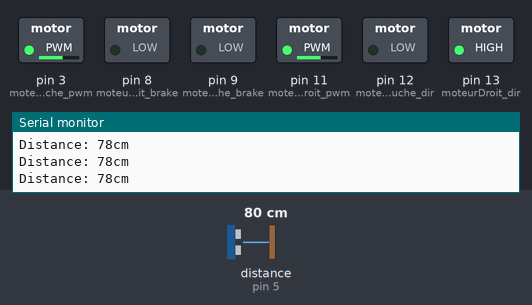
Simulated run of this sketch. Board: Arduino Uno, built with avr-gcc and run on an emulated ATmega328P. Parts: switched loads named in the sketch (green lamp = pin HIGH), the last lines printed to the serial monitor. Wiring (inferred from the names in the program): ultrasonic range finder: trigger pin 4; echo pin 5. Inputs (shaded band) come from the test bench; at power-on: distance to the obstacle (sensor on pin 5) 80 cm. The echo pulse lasts 58.3 µs per cm; pins used as bus, display or sensor lines are not drawn.

Above: at 1.2 s.
1.3 s: distance to the obstacle (sensor on pin 5) set to 55 cm
2.8 s: distance to the obstacle (sensor on pin 5) set to 49 cm
At 3.6 s:
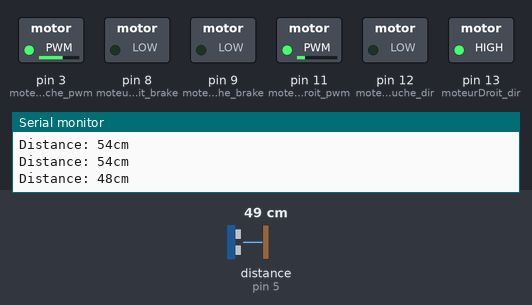
At 4.9 s:
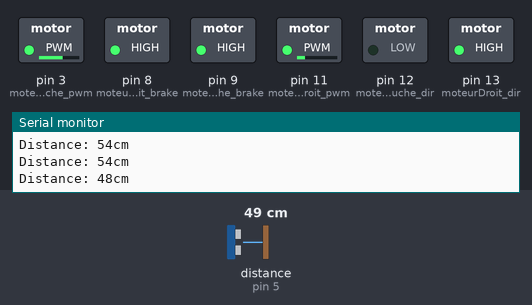
Timing chart, 0 to 6.4 s (numbered marks = the images above; inputs shaded):
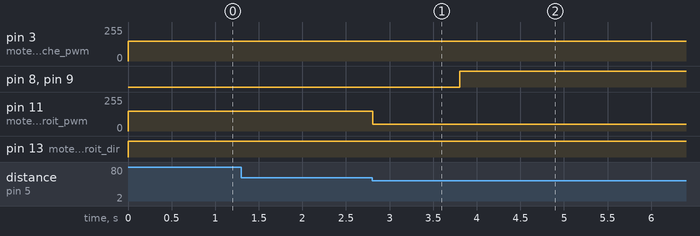

The sketch:

avancer_detection.ino
```cpp
#include <NewPing.h>
#include <Servo.h>

// Pins pour les moteurs (moteurs du même côté couplés ensemble)
const int moteurGauche_dir = 12;
const int moteurGauche_pwm = 3;
const int moteurGauche_brake = 9;
const int moteurDroit_dir = 13;
const int moteurDroit_pwm = 11;
const int moteurDroit_brake = 8;

//sonar
const int trigPin = 4;
const int echoPin = 5;

//pour calcul de la distance du sonar
long duration;
int distance;
int obstacle = 0;

int pwm =150;
int pwm_g = 150;
int pwm_d = 150;

void setup() {
  //Configurations des pins pour le sonar
  pinMode(trigPin, OUTPUT);
  pinMode(echoPin, INPUT);
  Serial.begin(115200);

  // Configuration des pins pour les moteurs
  pinMode(moteurGauche_dir, OUTPUT);
  pinMode(moteurGauche_pwm, OUTPUT);
  pinMode(moteurGauche_brake, OUTPUT);
  pinMode(moteurDroit_dir, OUTPUT);
  pinMode(moteurDroit_pwm, OUTPUT);
  pinMode(moteurDroit_brake, OUTPUT);

}

void loop() {

  avancer();

  while(obstacle !=1){
    eval_obstacle_devant();
  }

  pwm_d=50;
  digitalWrite(moteurDroit_dir, HIGH); //Move forward
  analogWrite(moteurDroit_pwm, pwm_d);
  delay(1000);
  arreter();

  //arreter();
  obstacle = 0;
}

void avancer() {
  // Moteur gauche
  digitalWrite(moteurGauche_dir, LOW); //Move forward
  analogWrite(moteurGauche_pwm, pwm_g);

  // Moteur droit
  digitalWrite(moteurDroit_dir,HIGH); //Move forward
  analogWrite(moteurDroit_pwm, pwm_d);

}


void reculer() {
  // Moteur gauche
  digitalWrite(moteurGauche_dir, HIGH); //Move backward
  analogWrite(moteurGauche_pwm, pwm);

  // Moteur droit
  digitalWrite(moteurDroit_dir, LOW); //Move backward
  analogWrite(moteurDroit_pwm, pwm);
}

void arreter() {
  // Arrêter les moteurs gauche et droit
  digitalWrite(moteurGauche_brake, HIGH);
  digitalWrite(moteurDroit_brake, HIGH);

  // Attendre un court moment pour assurer l'arrêt complet
  delay(4000);
}

void eval_obstacle_devant() {
  //CALCUL DE LA DISTANCE
  // Clears the trigPin
  digitalWrite(trigPin, LOW);
  delayMicroseconds(2);
  // Sets the trigPin on HIGH state for 10 micro seconds
  digitalWrite(trigPin, HIGH);
  delayMicroseconds(10);
  digitalWrite(trigPin, LOW);
  // Reads the echoPin, returns the sound wave travel time in microseconds
  duration = pulseIn(echoPin, HIGH);
  // Calculating the distance
  distance = duration * 0.034 / 2;
  // Prints the distance on the Serial Monitor
  Serial.print("Distance: ");
  Serial.print(distance);
  Serial.print("cm\n");

  //EVALUATION SI OBSTACLE OU NON
  if(distance <= 50){
    obstacle = 1;
  }
  //delay(10); //analyse toutes les 0,1 s
}

void redemarrer(){
  // Arrêter les moteurs gauche et droit
  digitalWrite(moteurGauche_brake, LOW);
  digitalWrite(moteurDroit_brake, LOW);
}
```

Measured:
- the behaviour switches between 52 and 51 cm on distance to the obstacle (sensor on pin 5) (found by bisection; images 0 and 1)
- after the input at 2.8 s, pin 8 (moteurDroit_brake), pin 9 (moteurGauche_brake): LOW → HIGH after 1.0 s; pin 11 (moteurDroit_pwm): 150/255 → 50/255 at once
